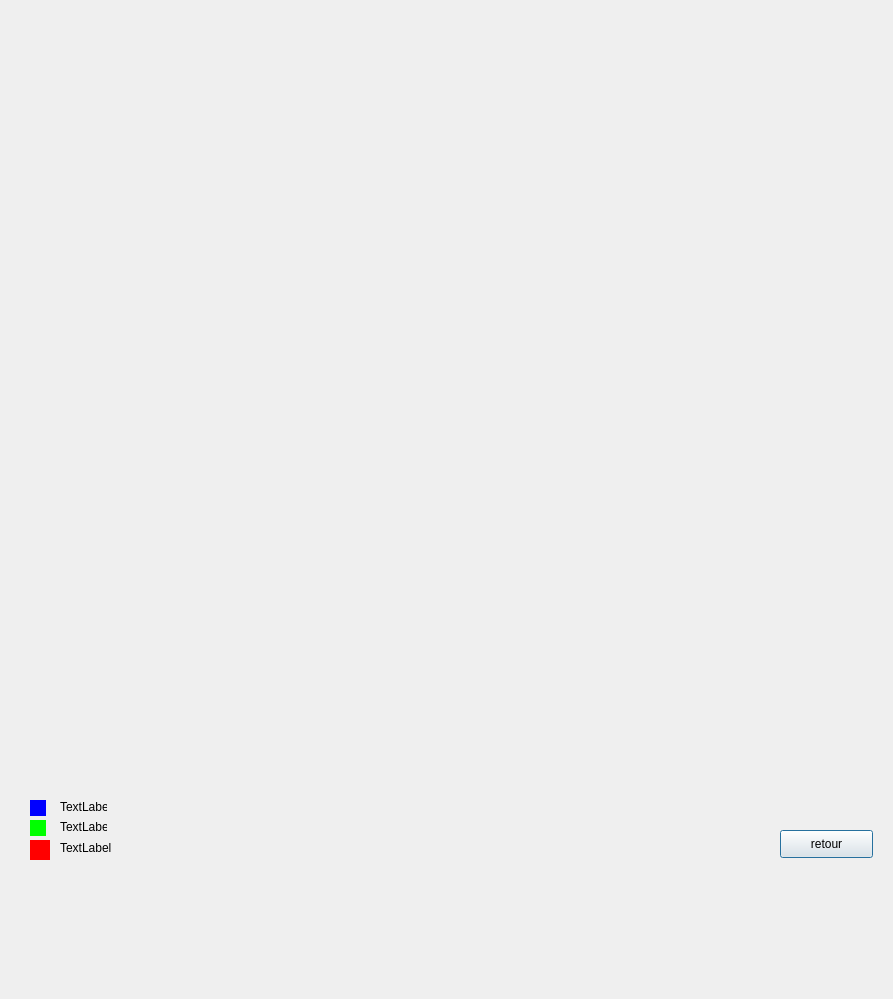
<?xml version="1.0" encoding="UTF-8"?>
<ui version="4.0">
 <class>stati</class>
 <widget class="QDialog" name="stati">
  <property name="geometry">
   <rect>
    <x>0</x>
    <y>0</y>
    <width>893</width>
    <height>999</height>
   </rect>
  </property>
  <property name="windowTitle">
   <string>Dialog</string>
  </property>
  <widget class="QWidget" name="widget" native="true">
   <property name="geometry">
    <rect>
     <x>30</x>
     <y>800</y>
     <width>16</width>
     <height>16</height>
    </rect>
   </property>
   <property name="styleSheet">
    <string notr="true">
background-color: rgb(0, 0, 255);</string>
   </property>
   <widget class="QWidget" name="widget_4" native="true">
    <property name="geometry">
     <rect>
      <x>10</x>
      <y>10</y>
      <width>16</width>
      <height>16</height>
     </rect>
    </property>
    <property name="styleSheet">
     <string notr="true">
background-color: rgb(0, 0, 255);</string>
    </property>
   </widget>
  </widget>
  <widget class="QWidget" name="widget_6" native="true">
   <property name="geometry">
    <rect>
     <x>30</x>
     <y>820</y>
     <width>16</width>
     <height>16</height>
    </rect>
   </property>
   <property name="styleSheet">
    <string notr="true">background-color: rgb(0, 255, 0);</string>
   </property>
  </widget>
  <widget class="QLabel" name="label_3">
   <property name="geometry">
    <rect>
     <x>60</x>
     <y>820</y>
     <width>47</width>
     <height>13</height>
    </rect>
   </property>
   <property name="text">
    <string>TextLabel</string>
   </property>
  </widget>
  <widget class="QLabel" name="label_2">
   <property name="geometry">
    <rect>
     <x>60</x>
     <y>800</y>
     <width>47</width>
     <height>13</height>
    </rect>
   </property>
   <property name="text">
    <string>TextLabel</string>
   </property>
  </widget>
  <widget class="QLabel" name="label_4">
   <property name="geometry">
    <rect>
     <x>60</x>
     <y>840</y>
     <width>131</width>
     <height>16</height>
    </rect>
   </property>
   <property name="text">
    <string>TextLabel</string>
   </property>
  </widget>
  <widget class="QWidget" name="widget_5" native="true">
   <property name="geometry">
    <rect>
     <x>30</x>
     <y>840</y>
     <width>20</width>
     <height>20</height>
    </rect>
   </property>
   <property name="styleSheet">
    <string notr="true">background-color: rgb(255, 0, 0);</string>
   </property>
  </widget>
  <widget class="QPushButton" name="pushButton">
   <property name="geometry">
    <rect>
     <x>780</x>
     <y>830</y>
     <width>93</width>
     <height>28</height>
    </rect>
   </property>
   <property name="text">
    <string>retour</string>
   </property>
  </widget>
 </widget>
 <resources/>
 <connections/>
</ui>
